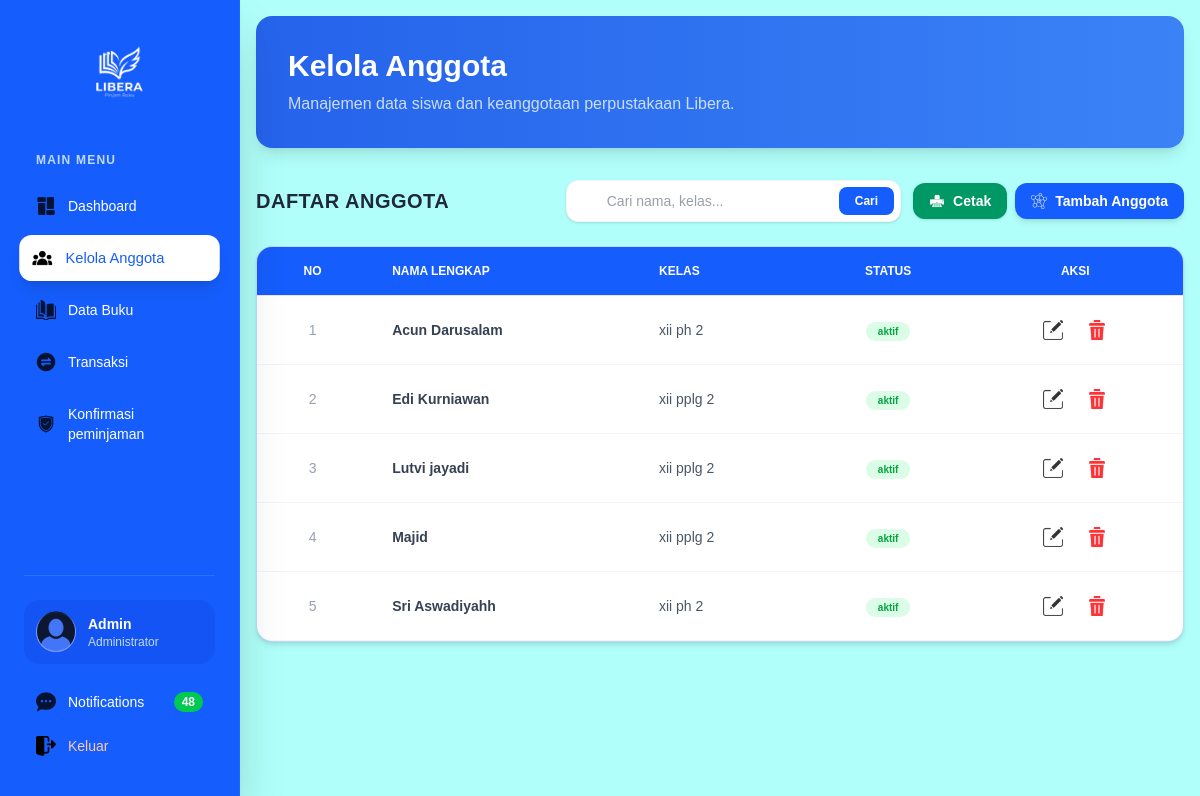
Before: /admin/kelola_anggota.php with the older database file.
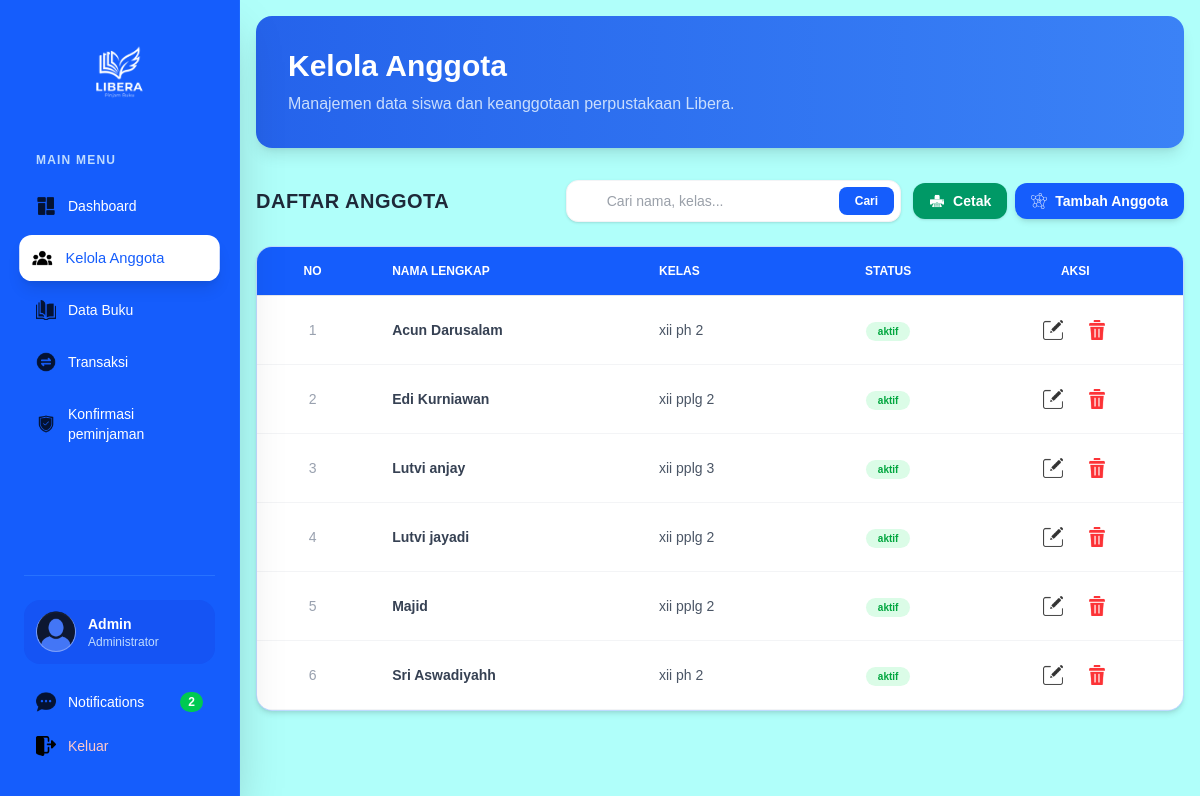
After: the same page with the newer database file.
### tables this page shows
CREATE TABLE `users` (
  `id_users` int(11) NOT NULL,
  `nama` varchar(100) NOT NULL,
  `kelas` varchar(100) DEFAULT NULL,
  `username` varchar(100) NOT NULL,
  `password` varchar(100) NOT NULL,
  `level` enum('admin','siswa') NOT NULL,
  `status` enum('aktif','non_aktif') NOT NULL,
  `last_login` datetime DEFAULT NULL,
  `created_at` timestamp NOT NULL DEFAULT current_timestamp()
);

### admin/kelola_anggota.php (the view, shortened to what the changed rows need)
<?php
include '../config/koneksi.php';
$query = "SELECT * FROM users WHERE level='siswa' ORDER BY nama ASC";
$keyword = isset($_GET['cari']) ? trim($_GET['cari']) : "";
if (!empty($keyword)) {
    $keyword = mysqli_real_escape_string($koneksi, $keyword);
    $query = "SELECT * FROM users
              WHERE level='siswa'
              AND (
                  nama LIKE '%$keyword%'
                  OR username LIKE '%$keyword%'
                  OR status LIKE '%$keyword%'
              )
              ORDER BY nama ASC";
} else {
    $query = "SELECT * FROM users
              WHERE level='siswa'
              ORDER BY nama ASC";
}
$result = mysqli_query($koneksi, $query);
?>
<!DOCTYPE html>
<html lang="en">
<head>
    <link rel="stylesheet" href="../public/src/output.css">
</head>
<body class="bg-[#B0FFFA]">
    <?php include 'partials/sidebar.php'; ?>
    <main class="ml-60 p-4 min-h-screen">
        <section>
            <div class="bg-linear-to-r from-[#2563eb] to-[#3b82f6] p-8 rounded-2xl shadow-lg text-white mb-8">
                <h2 class="text-3xl font-bold mb-2">Kelola Anggota</h2>
            </div>
            <div class="flex justify-between items-center mb-6">
                <h2 class="text-xl font-bold text-gray-800 uppercase tracking-wide">Daftar Anggota</h2>
            </div>
            <div class="mt-4 relative overflow-hidden bg-blue-300 shadow-md rounded-2xl border border-blue-200">
                <table class="w-full text-sm text-left text-gray-600">
                    <thead class="text-xs uppercase bg-blue-600 text-white border-b border-gray-200">
                        <tr>
                            <th class="px-6 py-4 font-bold text-center">No</th>
                            <th class="px-6 py-4 font-bold">Nama Lengkap</th>
                            <th class="px-6 py-4 font-bold">Kelas</th>
                            <th class="px-6 py-4 font-bold text-center">Status</th>
                            <th class="px-6 py-4 font-bold text-center">Aksi</th>
                        </tr>
                    </thead>
                    <tbody class="divide-y divide-gray-100 bg-white">
                        <?php
                        $no = 1;
                        if (mysqli_num_rows($result) > 0) {
                            while ($data = mysqli_fetch_assoc($result)) {
                                $status_class = ($data['status'] == 'aktif')
                                    ? 'bg-green-100 text-green-600'
                                    : 'bg-red-100 text-red-600';
                                ?>
                                <tr class="hover:bg-blue-50/50 transition-colors border-b border-gray-100">
                                    <td class="px-6 py-4 text-center text-gray-400"><?php echo $no++; ?></td>
                                    <td class="px-6 py-4">
                                        <div class="font-semibold text-gray-700"><?php echo $data['nama']; ?></div>
                                    </td>
                                    <td class="px-6 py-4 text-gray-600">
                                        <?php echo $data['kelas']; ?>
                                    </td>
                                    <td class="px-6 py-4 text-center">
                                        <span class="px-3 py-1 rounded-full text-[10px] font-bold <?php echo $status_class; ?>">
                                            <?php echo $data['status']; ?>
                                        </span>
                                    </td>
                                    <td class="px-6 py-4 text-center">
                                        <div class="flex justify-center gap-2">
                                            <a href="edit_anggota.php?id=<?php echo $data['id_users']; ?>"
                                                class="p-2 text-blue-600 hover:bg-blue-100 rounded-lg">
                                                <img src="../resources/img/edit.png" class="w-5 h-5 opacity-80">
                                            </a>
                                            <a href="../aksi/aksi_hapus_anggota.php?id=<?php echo $data['id_users']; ?>"
                                                onclick="return confirm('Yakin ingin menghapus user ini?')"
                                                class="p-2 text-red-500 hover:bg-red-50 rounded-lg">
                                                <img src="../resources/img/hapus2.png" class="w-5 h-5 opacity-80">
                                            </a>
                                        </div>
                                    </td>
                                </tr>
                                <?php
                            }
                        }
                        ?>
                    </tbody>
                </table>
            </div>
        </section>
    </main>
</body>
</html>

### admin/partials/sidebar.php (shortened to what the changed rows need)
<?php
include '../config/koneksi.php';
$query_jumlah = mysqli_query($koneksi, "SELECT COUNT(*) as total FROM notif");
$data_jumlah = mysqli_fetch_assoc($query_jumlah);
$total_notif = $data_jumlah['total'];
$current_page = basename($_SERVER['PHP_SELF']);
?>
<aside id="default-sidebar"
    class="fixed top-0 left-0 z-40 w-60 h-screen transition-transform -translate-x-full sm:translate-x-0"
    aria-label="Sidebar">
    <div class="h-full px-6 py-8 overflow-y-auto bg-blue-600 border-r border-blue-500/30 shadow-2xl flex flex-col">
        <div class="mt-auto pt-6 border-t border-blue-400/30">
            <a href="../admin/notifications.php"
                class="flex items-center justify-between p-3 text-sm rounded-xl transition-all duration-200 group <?php echo ($current_page == 'notifications.php') ? 'bg-white text-blue-600 shadow-lg scale-105' : 'text-white hover:bg-blue-500/50 hover:translate-x-1'; ?>">
                <div class="flex items-center">
                    <img src="../resources/img/notif.png"
                        class="w-5 h-5 mr-3 <?php echo ($current_page == 'notifications.php') ? '' : 'opacity-80 group-hover:opacity-100'; ?>">
                    <span>Notifications</span>
                </div>
                <?php if ($total_notif > 0): ?>
                    <span class="bg-green-500 text-white text-xs font-bold px-2 py-0.5 rounded-full">
                        <?= $total_notif; ?>
                    </span>
                <?php endif; ?>
            </a>
        </div>
    </div>
</aside>

Changed rows visible on the page:
added users: nama "Lutvi anjay", kelas "xii pplg 3", status "aktif"
Other visible differences:
$total_notif: "48" → "2"
